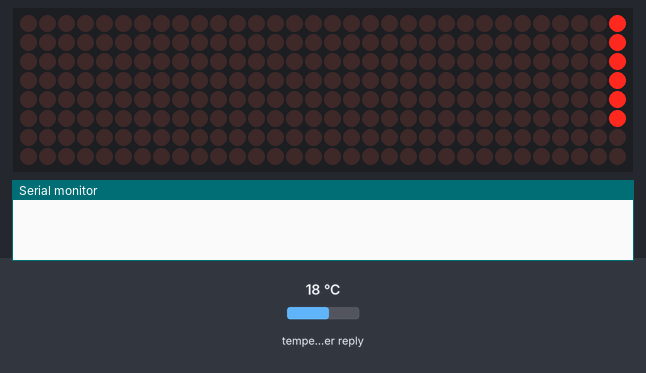
The sketch below on a simulated ESP8266 (Wemos D1 mini). Shown: 32×8 LED matrix, the last lines printed to the serial monitor. Inputs (shaded band) come from the test bench; at power-on: temperature in the weather reply 18 °C. WiFi joins after 1.5 s; servers stay silent unless stated; network time is answered at once with the bench clock; the local clock reads 2024-03-15 10:24:30 at power-on unless the sketch sets it; web services answer with replies made up by the test bench.

Above: at 0.2 s.
At 0.8 s:
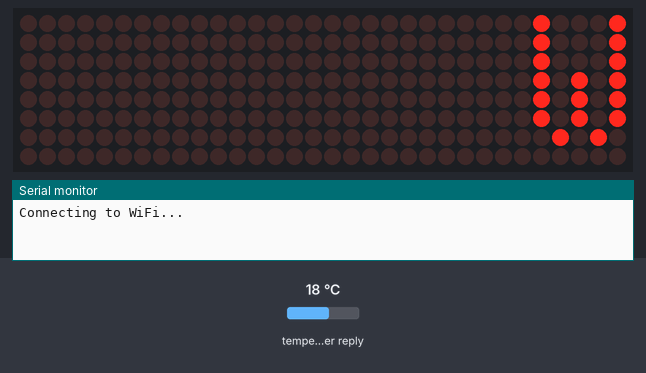
At 1.6 s:
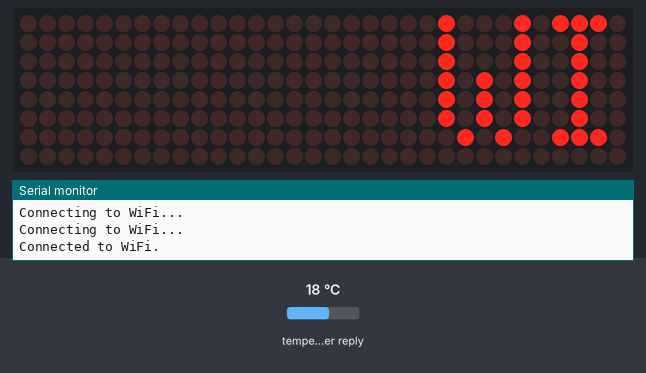
At 4.06 s:
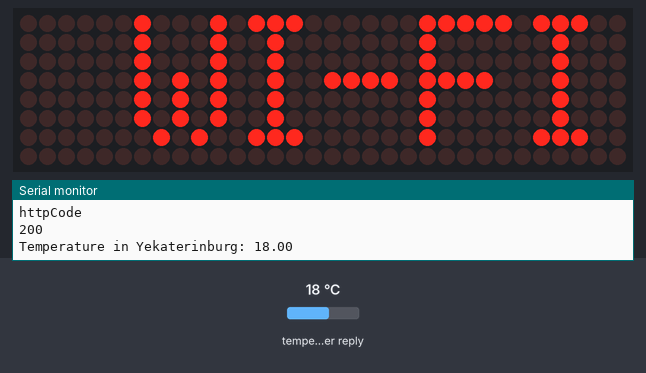
At 6.46 s:
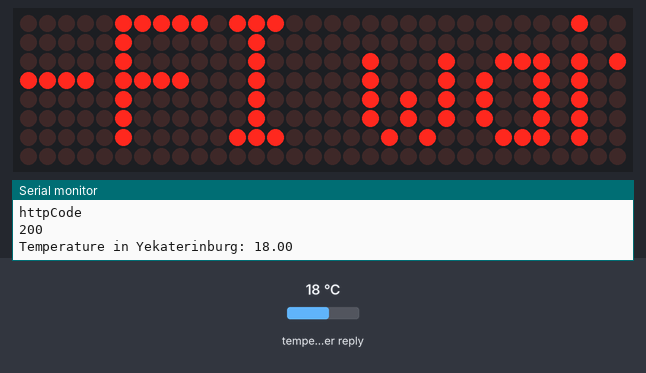
At 11.26 s:
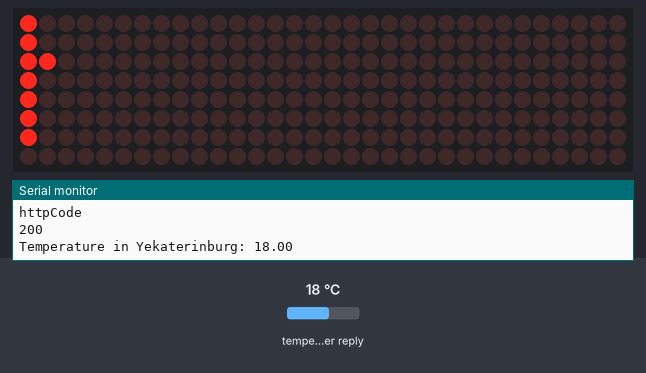

The sketch:

wemos_weather_clock.ino
```cpp
#include <ESP8266WiFi.h>
#include <ESP8266HTTPClient.h>
#include <ArduinoJson.h>
#include <MD_Parola.h>
#include <MD_MAX72xx.h>
#include <NTPClient.h>
#include <WiFiUdp.h>


#define HARDWARE_TYPE MD_MAX72XX::FC16_HW
#define MAX_DEVICES 4
#define CLK_PIN D5
#define DATA_PIN D7
#define CS_PIN D8

#define SPEED_TIME 150
#define PAUSE_TIME 0

#define WI_FI_STATUS_UPDATE_INTERVAL 500
#define UTC_OFFSET_IN_SECONDS 18000 // provide your own offset here
#define TIME_DISPLAY_INTERVAL 10000
#define DATE_DISPLAY_INTERVAL 3000
#define DOTS_SHOW_INTERVAL 1000
#define WEATHER_UPDATE_INTERVAL 600000
#define WEATHER_API_URL "http://api.weatherapi.com/v1/current.json?key={provide your own api key and city here}"


MD_Parola P = MD_Parola(HARDWARE_TYPE, CS_PIN, MAX_DEVICES);

const char* ssid = "your wi-fi SSID";
const char* password = "your wi-fi password";

char timeArray[9];
char dateArray[6];
char weatherArray[9];

unsigned long lastSwitchTime = 0;
unsigned long switchInterval = TIME_DISPLAY_INTERVAL;
unsigned long lastWeatherUpdateTime = 0;
unsigned long lastDotsShowTime = 0;

bool dotsShown = true;

enum DisplayState {
  DisplayTime,
  DisplayDate,
  DisplayWeather
};

DisplayState displayState = DisplayTime;

WiFiUDP ntpUDP;
WiFiClient wifiClient;
NTPClient timeClient(ntpUDP, "pool.ntp.org", UTC_OFFSET_IN_SECONDS);

void setup() {
  Serial.begin(115200);
  P.begin();
  P.setIntensity(1);
  P.displayText("WI-FI wait", PA_LEFT, SPEED_TIME, 0, PA_SCROLL_LEFT, PA_SCROLL_LEFT);
  P.displayAnimate();

  WiFi.begin(ssid, password);

  unsigned long lastConnectionAttemptTime = millis();

  while (WiFi.status() != WL_CONNECTED) {
    P.displayAnimate();
    if (millis() - lastConnectionAttemptTime >= WI_FI_STATUS_UPDATE_INTERVAL) {
      Serial.println("Connecting to WiFi...");
      lastConnectionAttemptTime = millis();
    }
    yield();
  }

  Serial.println("Connected to WiFi.");
  timeClient.begin();
  updateWeather();
  lastWeatherUpdateTime = millis();
}

void loop() {
  if (WiFi.status() == WL_CONNECTED) {
    timeClient.update();
  }


  if (millis() - lastWeatherUpdateTime >= WEATHER_UPDATE_INTERVAL) {
    updateWeather();
    lastWeatherUpdateTime = millis();
  }

  if (millis() - lastSwitchTime > switchInterval) {
    switch (displayState) {
      case DisplayTime:
        displayState = DisplayDate;
        switchInterval = TIME_DISPLAY_INTERVAL;
        updateTime();
        break;
      case DisplayDate:
        displayState = DisplayWeather;
        switchInterval = DATE_DISPLAY_INTERVAL;
        displayDate();
        break;
      case DisplayWeather:
        displayState = DisplayTime;
        switchInterval = DATE_DISPLAY_INTERVAL;
        displayWeather();
        break;
    }

    lastSwitchTime = millis();
  }


  if (displayState == DisplayDate) {
    if (millis() - lastDotsShowTime > DOTS_SHOW_INTERVAL) {
      lastDotsShowTime = millis();
      dotsShown = !dotsShown;
      updateTime();
    };

    String newTime = formateTime(timeClient.getHours(), timeClient.getMinutes());
    if (newTime != String(timeArray)) {
      P.displayReset();
      updateTime();
    }
  }


  P.displayAnimate();
}


void updateWeather() {
  if (WiFi.status() == WL_CONNECTED) {
    HTTPClient http;
    http.begin(wifiClient, WEATHER_API_URL);
    int httpCode = http.GET();
    Serial.println("httpCode");
    Serial.println(httpCode);

    if (httpCode > 0) {
      String payload = http.getString();
      DynamicJsonDocument doc(1024);
      deserializeJson(doc, payload);
      float temperature = doc["current"]["temp_c"];
      Serial.print("Temperature in Yekaterinburg: ");
      Serial.println(temperature);

      String temperatureString = String(temperature, 0) + "\xB0" + "C";
      temperatureString.toCharArray(weatherArray, sizeof(weatherArray));
    } else {
      Serial.println("Error on HTTP request");
    }
    http.end();
  }
}


void displayWeather() {
  if (P.displayAnimate()) {
    P.displayReset();
    P.displayText(weatherArray, PA_CENTER, 0, 0, PA_NO_EFFECT, PA_NO_EFFECT);
  }
}


void displayDate() {
  if (WiFi.status() == WL_CONNECTED) {

    String date = timeClient.getFormattedDate();
    String day = date.substring(8, 10);
    String month = date.substring(5, 7);

    String formattedDate = day + "." + month;

    formattedDate.toCharArray(dateArray, sizeof(dateArray));
    if (P.displayAnimate()) {
      P.displayReset();
      P.displayText(dateArray, PA_CENTER, 0, 0, PA_NO_EFFECT, PA_NO_EFFECT);
    }
    // Serial.println(dateArray);
  }
}

String formateTime(int hours, int minutes) {
  String strHours = String(hours);
  String strMinutes = minutes < 10 ? "0" + String(minutes) : String(minutes);
  String middlePart = dotsShown ? " : " : "   ";

  return strHours + middlePart + strMinutes;
}


void updateTime() {
  if (WiFi.status() == WL_CONNECTED) {
    timeClient.update();

    // Serial.println(timeClient.getFormattedDate());

    String time = formateTime(timeClient.getHours(), timeClient.getMinutes());

    time.toCharArray(timeArray, sizeof(timeArray));
    if (P.displayAnimate()) {
      P.displayReset();
      P.displayText(timeArray, PA_CENTER, 0, 0, PA_NO_EFFECT, PA_NO_EFFECT);
    }
    // Serial.println(timeArray);
  }
}
```
